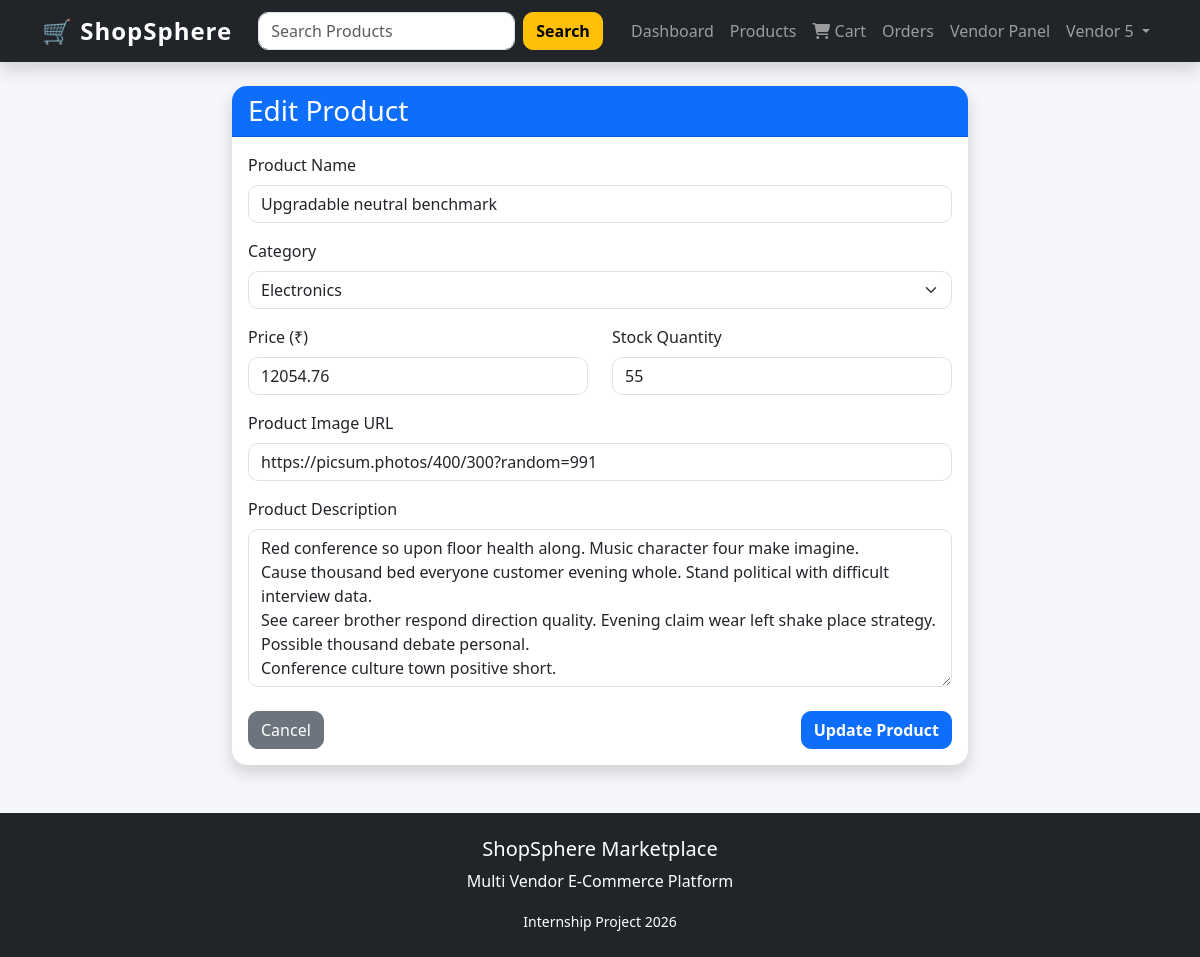
The app's page /edit_product/992 (signed in) with its own data.
### models.py (models this page shows, shortened)
class User(UserMixin, db.Model):
    __tablename__ = "users"
    id = db.Column(
        db.Integer,
        primary_key=True
    )
    name = db.Column(
        db.String(100),
        nullable=False
    )
    email = db.Column(
        db.String(120),
        unique=True,
        nullable=False
    )
    password = db.Column(
        db.String(255),
        nullable=False
    )
    role = db.Column(
        db.String(20),
        default="customer"
    )
    created_at = db.Column(
        db.DateTime,
        default=datetime.utcnow
    )
    products = db.relationship(
        "Product",
        backref="vendor",
        lazy=True
    )
    orders = db.relationship(
        "Order",
        backref="customer",
        lazy=True
    )
    cart_items = db.relationship(
        "Cart",
        backref="user",
        lazy=True
    )
    reviews = db.relationship(
        "Review",
        backref="review_user",
        lazy=True
    )

class Product(db.Model):
    __tablename__ = "products"
    id = db.Column(
        db.Integer,
        primary_key=True
    )
    name = db.Column(
        db.String(200),
        nullable=False
    )
    category = db.Column(
        db.String(100),
        nullable=False
    )
    description = db.Column(
        db.Text,
        nullable=False
    )
    price = db.Column(
        db.Float,
        nullable=False
    )
    stock = db.Column(
        db.Integer,
        default=0
    )
    image_url = db.Column(
        db.String(500),
        nullable=False
    )
    average_rating = db.Column(
        db.Float,
        default=0
    )
    total_reviews = db.Column(
        db.Integer,
        default=0
    )
    vendor_id = db.Column(
        db.Integer,
        db.ForeignKey("users.id"),
        nullable=False
    )
    created_at = db.Column(
        db.DateTime,
        default=datetime.utcnow
    )
    reviews = db.relationship(
        "Review",
        backref="product",
        lazy=True,
        cascade="all, delete"
    )
    cart_items = db.relationship(
        "Cart",
        backref="product",
        lazy=True
    )
    order_items = db.relationship(
        "OrderItem",
        backref="product",
        lazy=True
    )

### app.py (the view, shortened to what this page needs)
@app.route(
    "/edit_product/<int:id>",
    methods=["GET", "POST"]
)
@login_required
def edit_product(id):
    product = Product.query.get_or_404(
        id
    )
    return render_template(
        "edit_product.html",
        product=product
    )

### app.py (called while the page is built)
@login_manager.user_loader
def load_user(user_id):
    return User.query.get(int(user_id))

### templates/edit_product.html (shortened to what this page needs)
{% extends "base.html" %}
{% block content %}
<div class="row justify-content-center">
    <div class="col-lg-8">
        <div class="card shadow border-0">
            <div class="card-header bg-primary text-white">
                <h3 class="mb-0">
                    Edit Product
                </h3>
            </div>
            <div class="card-body">
                <form method="POST">
                    <div class="mb-3">
                        <label class="form-label">
                            Product Name
                        </label>
                        <input type="text"
                               name="name"
                               class="form-control"
                               value="{{ product.name }}"
                               required>
                    </div>
                    <div class="mb-3">
                        <label class="form-label">
                            Category
                        </label>
                        <select name="category"
                                class="form-select"
                                required>
                            <option value="Electronics"
                            {% if product.category == 'Electronics' %}selected{% endif %}>
                                Electronics
                            </option>
                        </select>
                    </div>
                    <div class="row">
                        <div class="col-md-6">
                            <div class="mb-3">
                                <label class="form-label">
                                    Price (₹)
                                </label>
                                <input type="number"
                                       step="0.01"
                                       name="price"
                                       class="form-control"
                                       value="{{ product.price }}"
                                       required>
                            </div>
                        </div>
                        <div class="col-md-6">
                            <div class="mb-3">
                                <label class="form-label">
                                    Stock Quantity
                                </label>
                                <input type="number"
                                       name="stock"
                                       class="form-control"
                                       value="{{ product.stock }}"
                                       required>
                            </div>
                        </div>
                    </div>
                    <div class="mb-3">
                        <label class="form-label">
                            Product Image URL
                        </label>
                        <input type="url"
                               name="image_url"
                               class="form-control"
                               value="{{ product.image_url }}"
                               required>
                    </div>
                    <div class="mb-4">
                        <label class="form-label">
                            Product Description
                        </label>
                        <textarea name="description"
                                  rows="6"
                                  class="form-control"
                                  required>{{ product.description }}</textarea>
                    </div>
                    <div class="d-flex justify-content-between">
                        <a href="{{ url_for('vendor_dashboard') }}"
                           class="btn btn-secondary">
                            Cancel
                        </a>
                        <button type="submit"
                                class="btn btn-primary">
                            Update Product
                        </button>
                    </div>
                </form>
            </div>
        </div>
    </div>
</div>
{% endblock %}

### templates/base.html (shortened to what this page needs)
<!DOCTYPE html>
<html lang="en">
<head>
    <link href="https://cdn.jsdelivr.net/npm/bootstrap@5.3.3/dist/css/bootstrap.min.css"
          rel="stylesheet">
    <link rel="stylesheet"
          href="{{ url_for('static', filename='css/style.css') }}">
    <link rel="stylesheet"
          href="https://cdnjs.cloudflare.com/ajax/libs/font-awesome/6.5.2/css/all.min.css">
</head>
<body>
<nav class="navbar navbar-expand-lg navbar-dark bg-dark shadow">
    <div class="container">
        <a class="navbar-brand fw-bold"
           href="{{ url_for('dashboard') }}">
            🛒 ShopSphere
        </a>
        <div class="collapse navbar-collapse"
             id="navbarContent">
            {% if current_user.is_authenticated %}
            <form class="d-flex mx-auto"
                  method="GET"
                  action="{{ url_for('products') }}">
                <input class="form-control me-2"
                       type="search"
                       name="search"
                       placeholder="Search Products">
                <button class="btn btn-warning">
                    Search
                </button>
            </form>
            <ul class="navbar-nav ms-auto">
                <li class="nav-item">
                    <a class="nav-link"
                       href="{{ url_for('dashboard') }}">
                        Dashboard
                    </a>
                </li>
                <li class="nav-item">
                    <a class="nav-link"
                       href="{{ url_for('products') }}">
                        Products
                    </a>
                </li>
                <li class="nav-item">
                    <a class="nav-link"
                       href="{{ url_for('cart') }}">
                        <i class="fa-solid fa-cart-shopping"></i>
                        Cart
                    </a>
                </li>
                <li class="nav-item">
                    <a class="nav-link"
                       href="{{ url_for('orders') }}">
                        Orders
                    </a>
                </li>
                {% if current_user.role == 'vendor' %}
                <li class="nav-item">
                    <a class="nav-link"
                       href="{{ url_for('vendor_dashboard') }}">
                        Vendor Panel
                    </a>
                </li>
                {% endif %}
                <li class="nav-item dropdown">
                    <a class="nav-link dropdown-toggle"
                       href="#"
                       role="button"
                       data-bs-toggle="dropdown">
                        {{ current_user.name }}
                    </a>
                </li>
            </ul>
            {% endif %}
        </div>
    </div>
</nav>
<div class="container my-4">
    {% block content %}
    {% endblock %}
</div>
<footer class="bg-dark text-white text-center py-4 mt-5">
    <div class="container">
        <h5>ShopSphere Marketplace</h5>
        <p>
            Multi Vendor E-Commerce Platform
        </p>
        <small>
            Internship Project 2026
        </small>
    </div>
</footer>
</body>
</html>

### static/css/style.css (style rules this page uses)
body { background-color: #f4f6f9; font-family: "Segoe UI", sans-serif; min-height: 100vh; }
a { text-decoration: none; }
.navbar-brand { font-size: 1.5rem; letter-spacing: 1px; }
.card { border: none; border-radius: 15px; overflow: hidden; transition: all 0.3s ease; }
.btn { border-radius: 10px; }
.btn-primary, .btn-success, .btn-warning, .btn-danger { font-weight: 600; }
.form-control, .form-select { border-radius: 10px; }
footer { margin-top: 80px; }

### records on screen
User: name "Vendor 5"
Product: name "Upgradable neutral benchmark", category "Electronics", price "12054.76", stock "55", image_url "https://picsum.photos/400/300?random=991", description "Red conference so upon floor health along. Music character four make imagine. Cause thousand bed everyone customer evening whole. Stand political with difficult interview data. See career brother respond direction quality. Evening claim wear left shake place strategy. Possible thousand debate personal. Conference culture town positive short."
